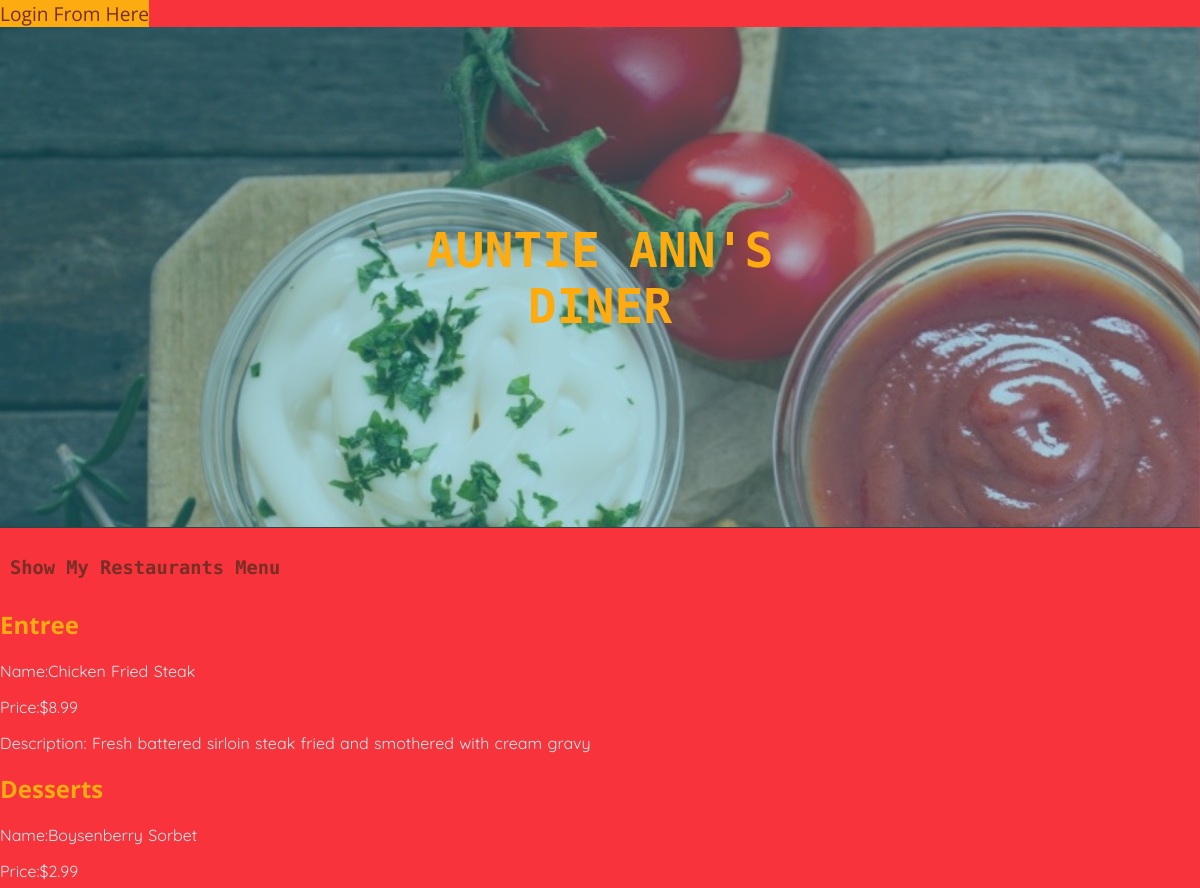
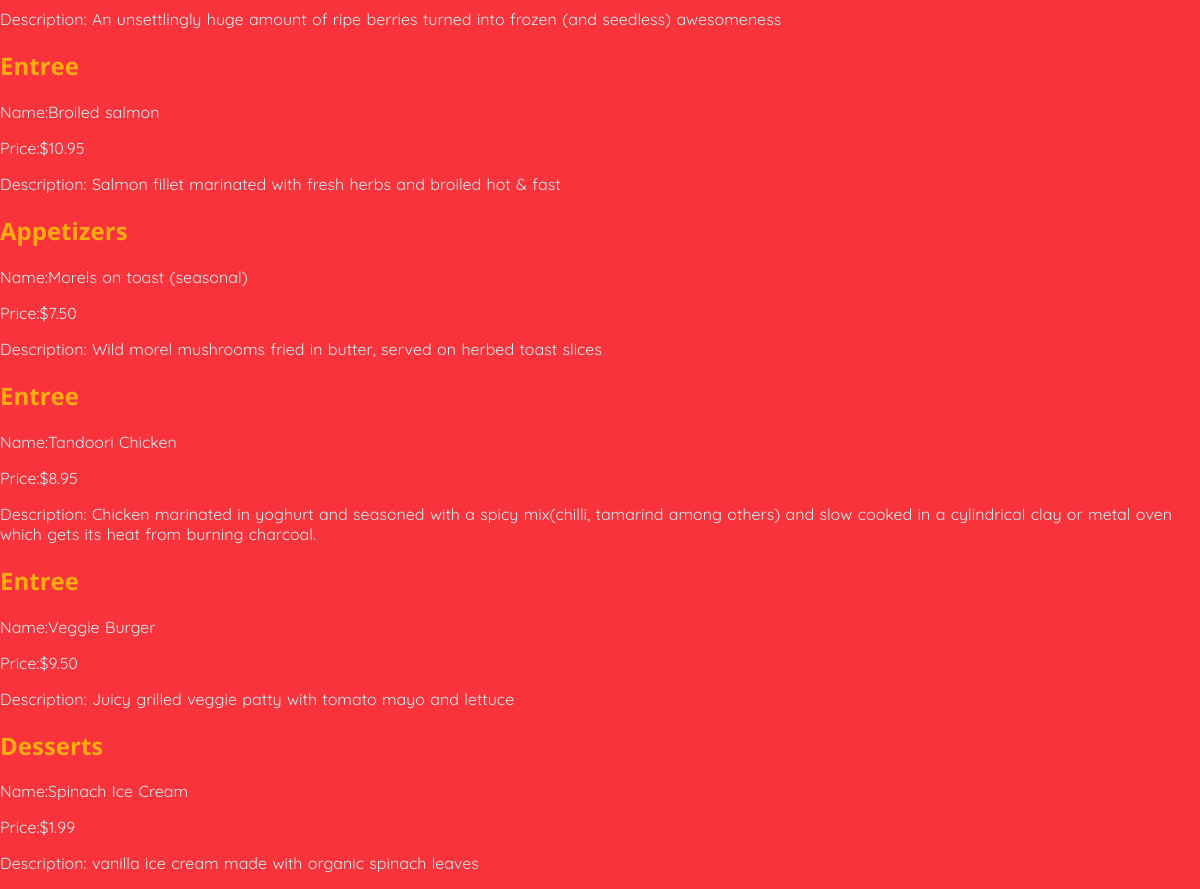
/restaurant/7/menu, run on the app's committed database (2 pictures, top to bottom).
### db_test.py (models this page shows, shortened)
class Restaurant(Base):
    __tablename__ = 'restaurant'
    id = Column(Integer, primary_key=True)
    name = Column(String(250), nullable=False)
    user_id = Column(Integer, ForeignKey('user.id', ondelete='cascade'))
    user = relationship(User, cascade="save-update")
    print "user table is added to restaurant"

class MenuItem(Base):
    __tablename__ = 'menu_item'
    name = Column(String(80), nullable=False)
    id = Column(Integer, primary_key=True)
    description = Column(String(250))
    price = Column(String(8))
    course = Column(String(250))
    restaurant_id = Column(Integer, ForeignKey('restaurant.id',
                                               ondelete='cascade'))
    restaurant = relationship(Restaurant,
                              backref=backref("items",
                                              cascade="all, delete-orphan"))
    user_id = Column(Integer, ForeignKey('user.id', ondelete='CASCADE'))
    user = relationship(User, cascade="save-update")
    print "User added to menu"

### project.py (the view)
@app.route('/restaurant/<int:restaurant_id>/')
@app.route('/restaurant/<int:restaurant_id>/menu')
def showMenu(restaurant_id):
    restaurant = session.query(Restaurant).filter_by(id=restaurant_id).one()
    creator = getUserInfo(restaurant.user_id)
    items = session.query(MenuItem).filter_by(
        restaurant_id=restaurant_id).all()
    if 'username' not in login_session \
            or creator.id != login_session['user_id']:
        return render_template('publicMenu.html',
                               items=items,
                               restaurant=restaurant,
                               creator=creator)
    else:
        return render_template('menu.html', items=items,
                               restaurant=restaurant,
                               creator=creator)

### project.py (called while the page is built)
def getUserInfo(user_id):
    user = session.query(User).filter_by(id=user_id).one()
    return user

### templates/publicMenu.html (shortened to what this page needs)
    {% extends "main.html" %}
    {% block content %}
    {% include "header.html" %}
    <section class="page-content">
        <h3><a class="create-item" href="{{ url_for('showRestaurants')}}">Show My Restaurants Menu</a></h3>
    {% for item in items %}
        {% if item.course=="Entree" %}
            <h2>Entree</h2>
            <p>Name:{{ item.name }}</p>
            <p>Price:{{ item.price }}</p>
            <p>Description: {{ item.description }}</p>
        {% endif %}
        {% if item.course=="Appetizer" %}
            <h2>Appetizers</h2>
            <p>Name:{{ item.name }}</p>
            <p>Price:{{ item.price }}</p>
            <p>Description: {{ item.description }}</p>
        {% endif %}
         {% if item.course=='Dessert' %}
            <h2>Desserts</h2>
            <p>Name:{{ item.name }}</p>
                <p>Price:{{ item.price }}</p>
                <p>Description: {{ item.description }}</p>
        {% endif %}
    {% endfor %}
    </section>
    {% endblock %}

### templates/header.html
 <span class="logs">
        {%if 'username' not in session %}
			<a href="{{url_for('showLogin')}}">Login From Here </a>
			{% else %}
			<a href="{{url_for('disconnect')}}">Logout </a>
			{% endif %}
 </span>
<header class="page-header">
     <div>
         <h1>{{restaurant.name}}</h1>
     </div>
</header>

### static/style.css (style rules this page uses)
body { background-color: #F8333C; margin:0; padding: 0; font-family: 'Open Sans', sans-serif; color: #BFEDEF; }
a { text-decoration: none; color:#772E25; }
h2 { color:#FCAB10; }
p { font-family: 'Quicksand', sans-serif; word-spacing: 1px }
.logs { box-sizing: border-box; height:40px; width:100%; background-color:#FCAB10; font-size:1.2em }
.page-header { text-align: center; border-bottom: 1px solid #2A4747; height: 500px; background-image: url('/static/images/bgt.jpg'); background-size: cover; background-attachment: fixed; }
.page-header div { background-color: rgba(43,158,179,.4); height:500px; }
.page-header div h1 { position: relative; top:35%; font-size: 3em; margin:0 auto; width: 35%; padding: 20px; color: #FCAB10; font-family: 'Source Code Pro', monospace; text-transform:uppercase; }
.create-item { display: block; width: 30%; padding: 10px; box-sizing: border-box; margin-top: 10px; font-family: 'Source Code Pro', monospace; }

### data on the page
Restaurant: name "AUNTIE ANN'S DINER"
MenuItem: name "Chicken Fried Steak", price "$8.99", description "Fresh battered sirloin steak fried and smothered with cream gravy"
MenuItem: name "Boysenberry Sorbet", price "$2.99", description "An unsettlingly huge amount of ripe berries turned into frozen (and seedless) awesomeness"
MenuItem: name "Broiled salmon", price "$10.95", description "Salmon fillet marinated with fresh herbs and broiled hot & fast"
MenuItem: name "Morels on toast (seasonal)", price "$7.50", description "Wild morel mushrooms fried in butter, served on herbed toast slices"
MenuItem: name "Tandoori Chicken", price "$8.95", description "Chicken marinated in yoghurt and seasoned with a spicy mix(chilli, tamarind among others) and slow cooked in a cylindrical clay or metal oven which gets its heat from burning charcoal."
MenuItem: name "Veggie Burger", price "$9.50", description "Juicy grilled veggie patty with tomato mayo and lettuce"
MenuItem: name "Spinach Ice Cream", price "$1.99", description "vanilla ice cream made with organic spinach leaves"
